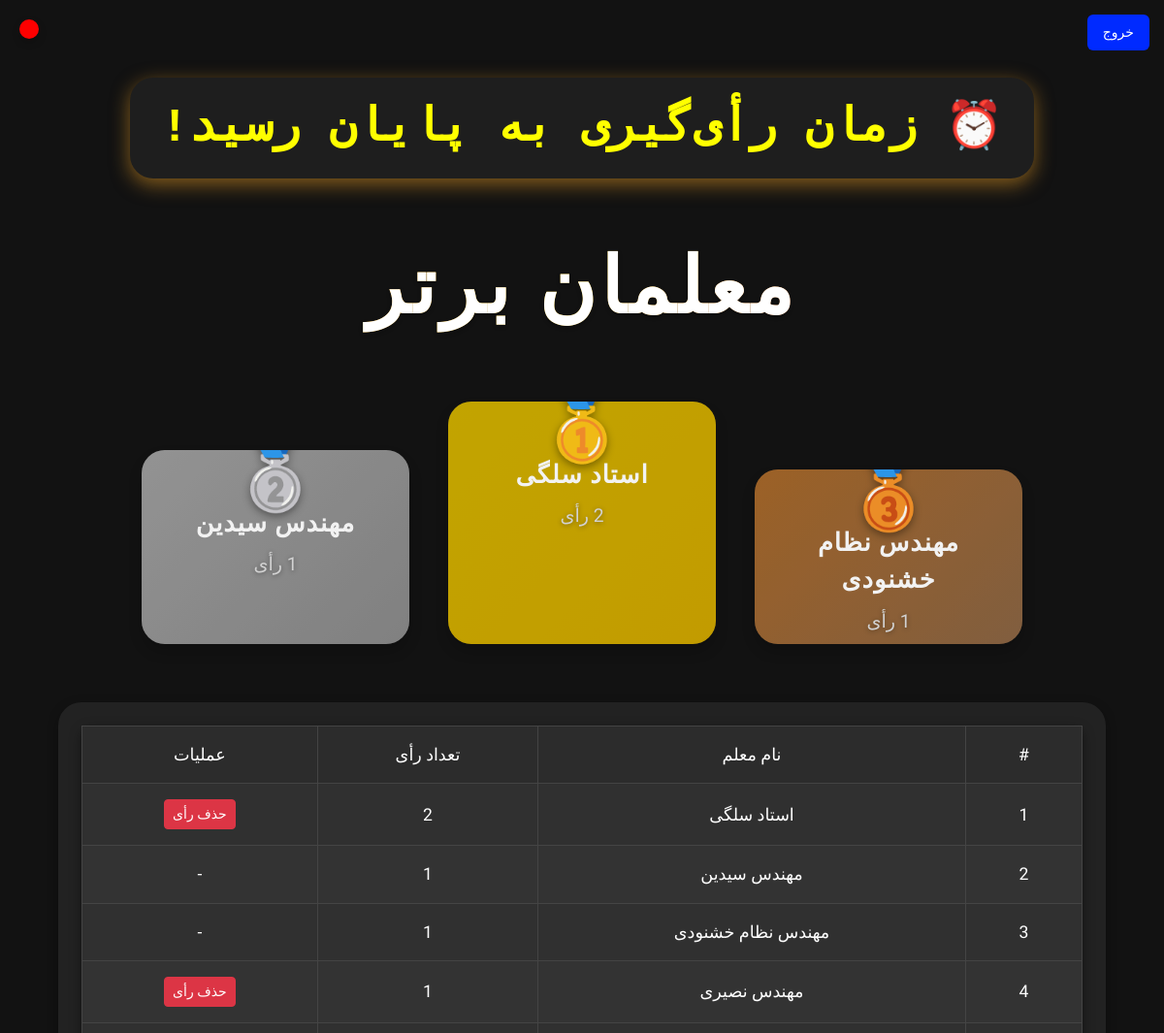
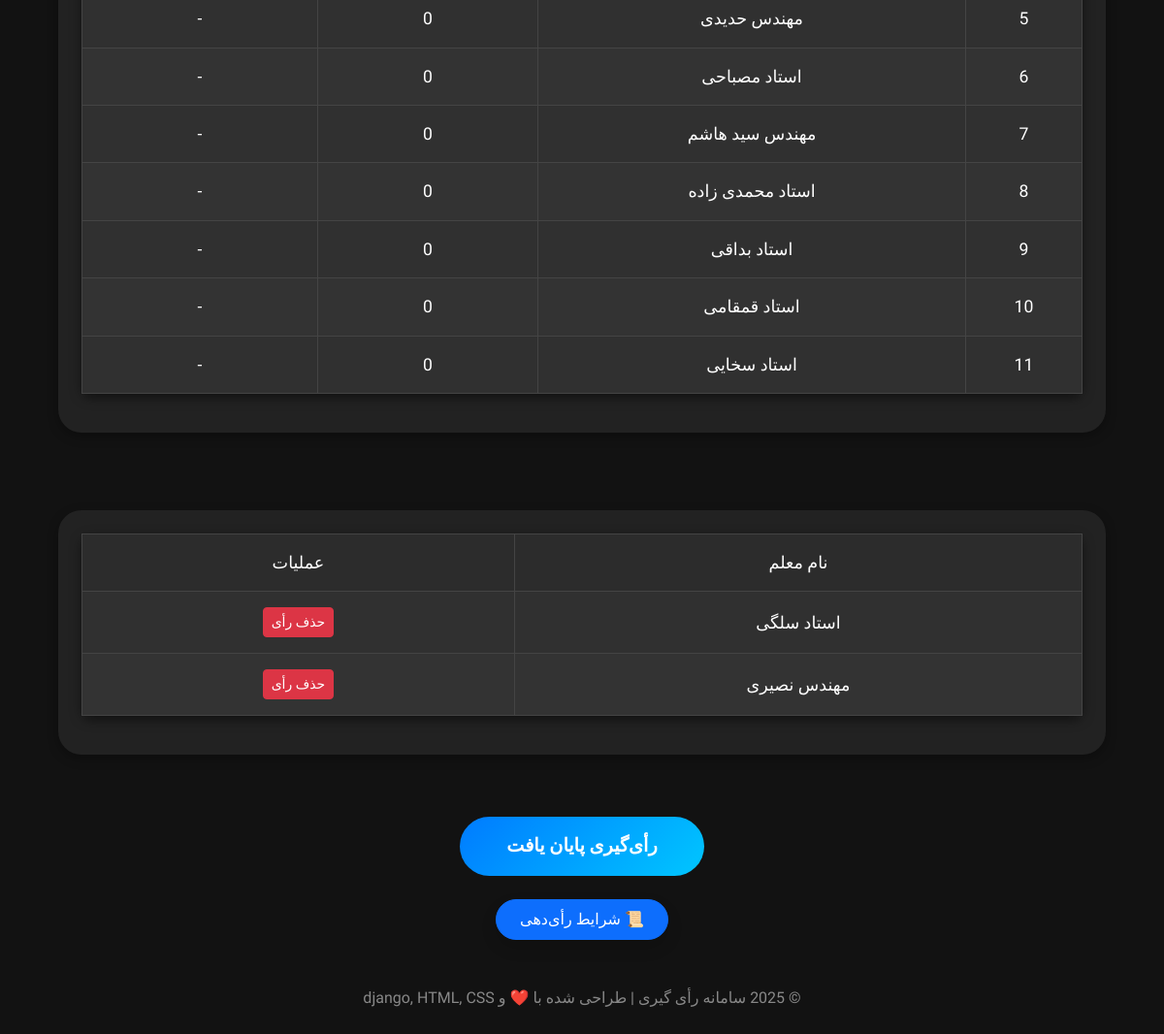
/ (signed in), run on an earlier commit of the app's database (2 pictures, top to bottom).
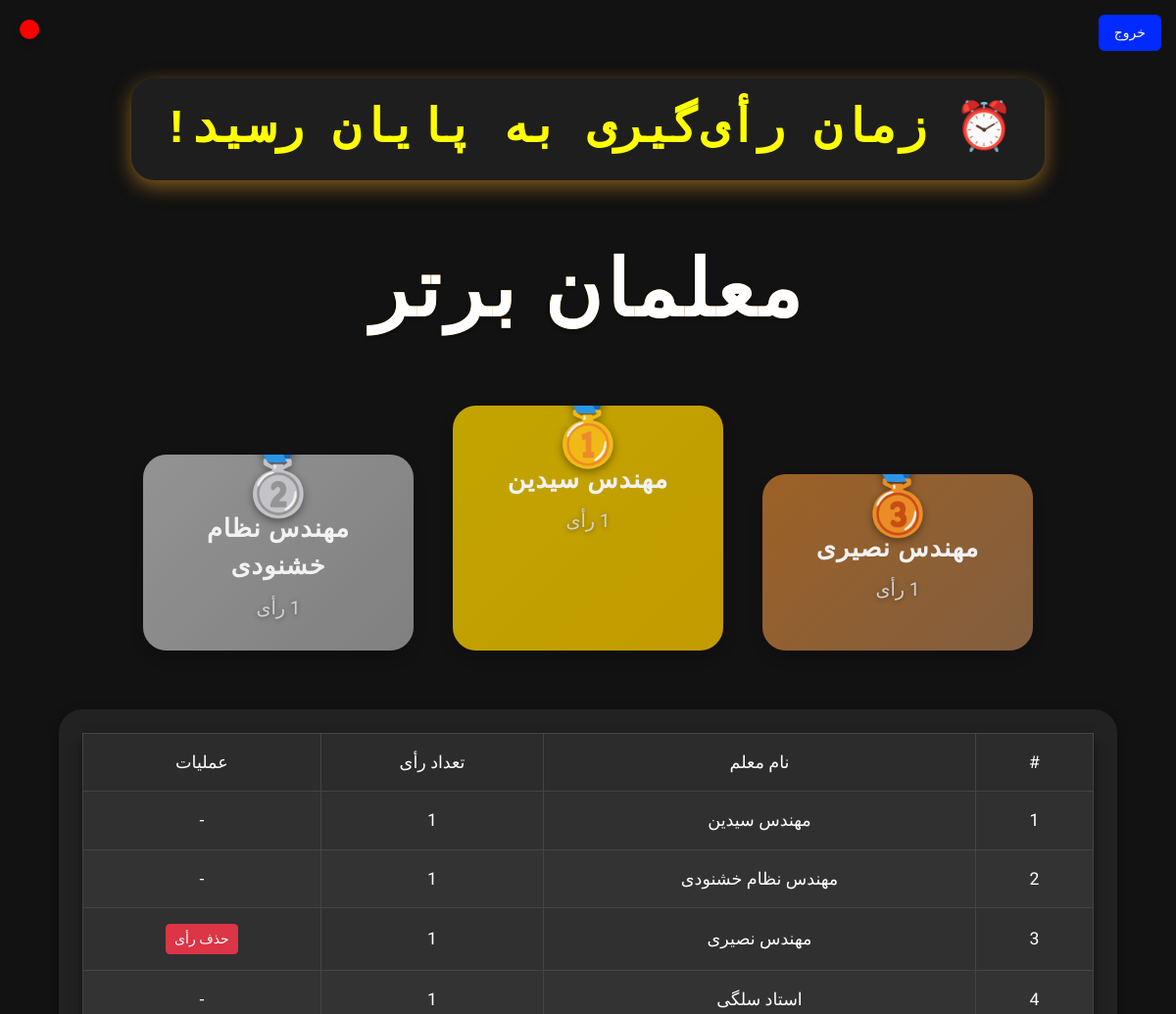
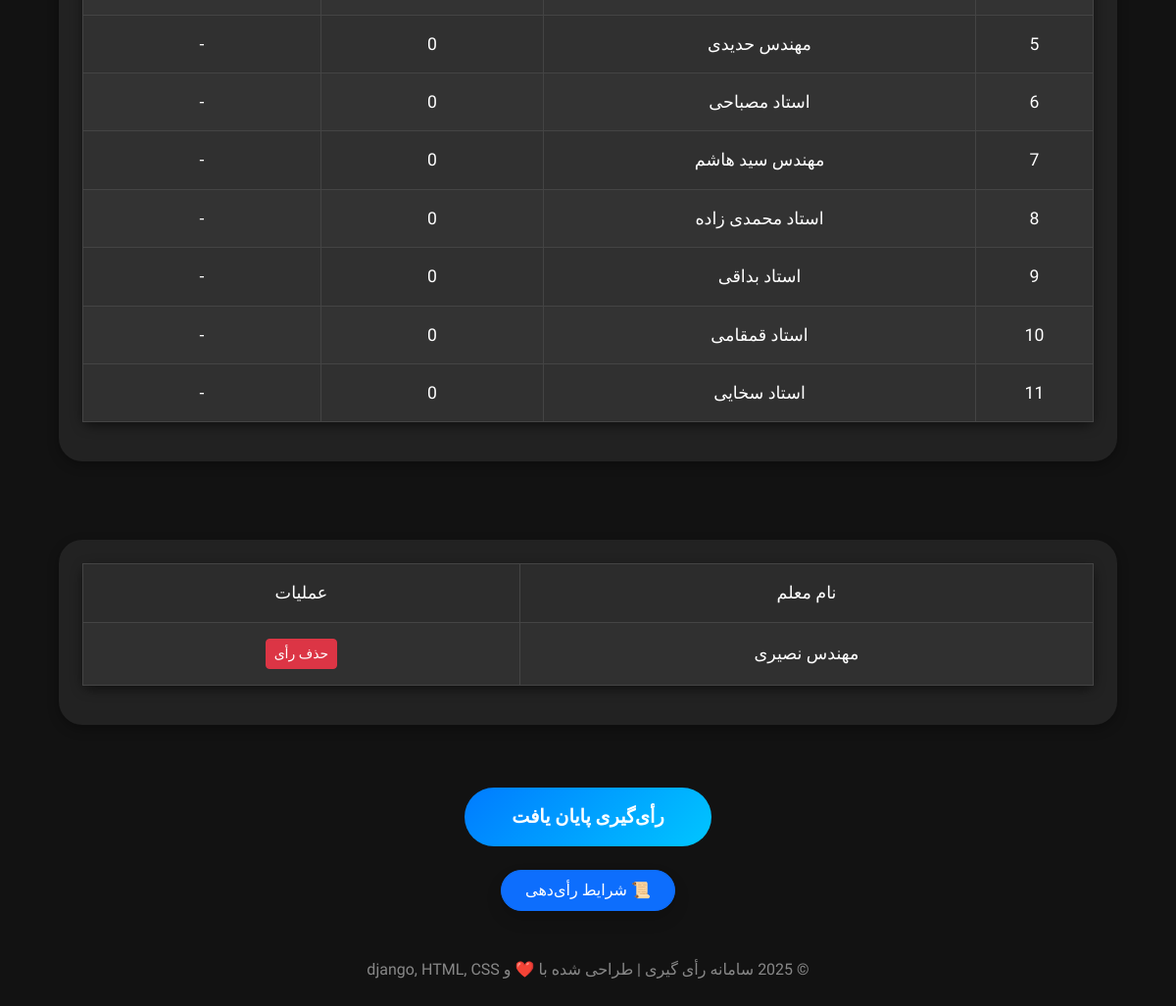
And on a later commit of the database (2 pictures, top to bottom).
### By_app/models.py (models this page shows, shortened)
class Teacher(models.Model):
    user = models.ForeignKey(CustomUser, on_delete=models.CASCADE, related_name='teachers')
    name = models.CharField(max_length=100)
    vote = models.IntegerField(default=0)
    created_at = models.DateTimeField(auto_now_add=True)

### By_app/views.py (the view)
# urls.py: path('', views.vote_teachers_view, name='home'),
@login_required
def vote_teachers_view(request):
    user = request.user
    timer_setting = TimerSetting.objects.first()
    end_time = timer_setting.end_time if timer_setting else None
    now = timezone.now()
    voting_active = end_time and now < end_time
    if request.method == 'POST':
        if 'logout' in request.POST:
            logout(request)
            messages.success(request, "شما با موفقیت خارج شدید.")
            return redirect('login')
        if not voting_active:
            messages.error(request, "زمان رأی‌گیری به پایان رسیده است.")
            return redirect('home')
        if 'delete_vote' in request.POST:
            teacher_id = request.POST.get('delete_vote')
            try:
                vote = TeacherVote.objects.get(voter=user, teacher_id=teacher_id)
                vote.teacher.vote = max(0, vote.teacher.vote - 1)
                vote.teacher.save()
                vote.delete()
                messages.success(request, f"رأی شما برای معلم {vote.teacher.name} حذف شد.")
            except TeacherVote.DoesNotExist:
                messages.error(request, "شما به این معلم رأی نداده‌اید.")
            return redirect('home')
        form = VoteForm(request.POST)
        if form.is_valid():
            selected_teachers = form.cleaned_data['teachers']
            previous_votes = TeacherVote.objects.filter(voter=user)
            previous_votes_count = previous_votes.count()
            if previous_votes_count + len(selected_teachers) > 3:
                messages.error(request, "شما نمی‌توانید بیش از ۳ رأی ثبت کنید.")
                return redirect('home')
            for teacher in selected_teachers:
                if TeacherVote.objects.filter(voter=user, teacher=teacher).exists():
                    messages.warning(request, f"شما قبلاً به معلم {teacher.name} رأی داده‌اید.")
                else:
                    TeacherVote.objects.create(voter=user, teacher=teacher)
                    teacher.vote += 1
                    teacher.save()
            messages.success(request, "رأی‌های شما با موفقیت ثبت شدند.")
            return redirect('home')
    else:
        form = VoteForm()
    user_votes = TeacherVote.objects.filter(voter=user).select_related('teacher')
    voted_teacher_ids = [vote.teacher.id for vote in user_votes]
    votes_count = user_votes.count()
    votes_left = max(3 - votes_count, 0)
    top_teachers = Teacher.objects.order_by('-vote')[:3]
    all_teachers = Teacher.objects.order_by('-vote')
    context = {
        'form': form,
        'user_votes': user_votes,
        'voted_teacher_ids': voted_teacher_ids,
        'votes_count': votes_count,
        'votes_left': votes_left,
        'teachers': Teacher.objects.all(),
        'top_teachers': top_teachers,
        'all_teachers': all_teachers,
        'end_time': end_time,
        'now': now,
        'voting_active': voting_active,
    }
    return render(request, 'home.html', context)

### templates/home.html (shortened to what this page needs)
{% load static %}
<!DOCTYPE html>
<html lang="fa" dir="rtl">
<head>
  <link href="https://cdn.jsdelivr.net/npm/bootstrap@5.3.3/dist/css/bootstrap.rtl.min.css" rel="stylesheet">
    <link href="https://cdn.jsdelivr.net/npm/bootstrap@5.3.2/dist/css/bootstrap.rtl.min.css" rel="stylesheet">
    <link href="https://cdn.jsdelivr.net/npm/bootstrap-icons@1.10.5/font/bootstrap-icons.css" rel="stylesheet">
  <link rel="stylesheet" type="text/css" href="https://cdn.jsdelivr.net/npm/toastify-js/src/toastify.min.css">
<head>
</head>
<body>
  <div class="container text-center">
    <div id="countdownContainer">
      <div id="countdown">00:00:00</div>
    </div>
    <br>
    <br>
    <a href="#ra" class="scroll-down-btn"></a>
    <div class="auth-btn-container">
      {% if not user.is_authenticated %}
        <a href="{% url 'login' %}" class="login-btn">ورود</a>
      {% else %}
        <form method="post">
          <button type="submit" name="logout" value="1" class="logout-btn">خروج</button>
        </form>
      {% endif %}
    </div>
    <h1 style="font-size: 5rem" class="mb-5 text-center text-white title">معلمان برتر</h1>
    <div class="podium row text-center">
      {% if top_teachers|length > 2 %}
        <div class="position third col-12 col-md-3 order-md-1 order-3">
          <div class="medal-icon">🥉</div>
          <div class="teacher-name">{{ top_teachers.2.name }}</div>
          <div class="vote-count hidden" id="vote3">{{ top_teachers.2.vote }} رأی</div>
        </div>
      {% endif %}
      {% if top_teachers|length > 0 %}
        <div class="position first col-12 col-md-3 order-md-2 order-1">
          <div class="medal-icon">🥇</div>
          <div class="teacher-name">{{ top_teachers.0.name }}</div>
          <div class="vote-count hidden" id="vote1">{{ top_teachers.0.vote }} رأی</div>
        </div>
      {% endif %}
      {% if top_teachers|length > 1 %}
        <div class="position second col-12 col-md-3 order-md-3 order-2">
          <div class="medal-icon">🥈</div>
          <div class="teacher-name">{{ top_teachers.1.name }}</div>
          <div class="vote-count hidden" id="vote2">{{ top_teachers.1.vote }} رأی</div>
        </div>
      {% endif %}
    </div>
    <div class="teacher-list table-responsive hidden" id="teacherTable" style="margin-top: 80px;">
      <table class="table table-hover table-striped table-bordered text-center align-middle">
        <thead class="table-dark">
          <tr>
            <th>#</th>
            <th>نام معلم</th>
            <th>تعداد رأی</th>
            <th>عملیات</th>
          </tr>
        </thead>
        <tbody>
          {% for teacher in all_teachers %}
          <tr>
            <td>{{ forloop.counter }}</td>
            <td>{{ teacher.name }}</td>
            <td>{{ teacher.vote }}</td>
            <td>
              {% if teacher.id in voted_teacher_ids %}
              <form method="post" style="display:inline;">
                <button type="submit" name="delete_vote" value="{{ teacher.id }}" class="btn btn-sm btn-danger">حذف رأی</button>
              </form>
              {% else %} - {% endif %}
            </td>
          </tr>
          {% empty %}
          <tr><td colspan="4">هیچ معلمی ثبت نشده است.</td></tr>
          {% endfor %}
        </tbody>
      </table>
    </div>
<div class="teacher-list table-responsive" id="userVotedTeachersTable" style="margin-top: 80px;">
  <table class="table table-hover table-striped table-bordered text-center align-middle">
    <thead class="table-dark">
      <tr>
        <th>نام معلم</th>
        <th>عملیات</th>
      </tr>
    </thead>
    <tbody>
      {% with 0 as count %}
      {% for teacher in all_teachers %}
        {% if teacher.id in voted_teacher_ids %}
          {% with count|add:"1" as count %}
          <tr>
            <td>{{ teacher.name }}</td>
            <td>
              <form method="post" style="display:inline;">
                <button type="submit" name="delete_vote" value="{{ teacher.id }}" class="btn btn-sm btn-danger">حذف رأی</button>
              </form>
            </td>
          </tr>
          {% endwith %}
        {% endif %}
      {% empty %}
        <tr><td colspan="4">شما هنوز به هیچ معلمی رأی نداده‌اید.</td></tr>
      {% endfor %}
      {% endwith %}
    </tbody>
  </table>
</div>
    <button id="ra" class="vote-btn" style="margin-top: 4rem;" onclick="openVoteModal()">🗳️ رأی دادن به معلم</button>
    <br><br>
    <button type="button" class="btn btn-primary rounded-pill px-4 py-2 shadow" data-bs-toggle="modal" data-bs-target="#conditionsModal">
      📜 شرایط رأی‌دهی
    </button>
    <footer>
      <p>© 2025 سامانه رأی گیری | طراحی شده با ❤️ و django, HTML, CSS</p>
    </footer>
  </div>
<head>
</head>
<body>
</body>
</html>

What changed in the data, as far as the page shows it:
no longer on one of the page's lists (row edited): Teacher: name "استاد سلگی"
changed Teacher "استاد سلگی": vote "2" → "1"; text "حذف رأی" → "-"; moves down the list
Also different on the page:
{{ top_teachers.2.name }}: "مهندس نظام خشنودی" → "مهندس نصیری"
{{ top_teachers.0.name }}: "استاد سلگی" → "مهندس سیدین"
{{ top_teachers.1.name }}: "مهندس سیدین" → "مهندس نظام خشنودی"
